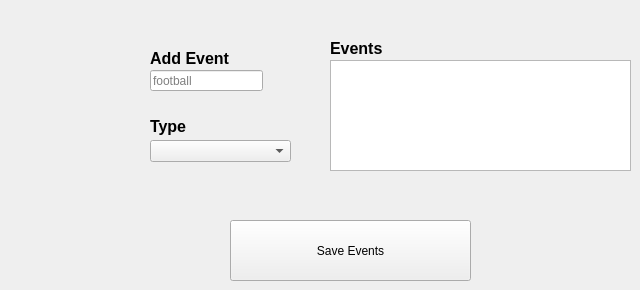
    <widget class="QWidget" name="page_add_events_form">
     <widget class="QListWidget" name="events_list_widget">
      <property name="geometry">
       <rect>
        <x>330</x>
        <y>60</y>
        <width>301</width>
        <height>111</height>
       </rect>
      </property>
     </widget>
     <widget class="QLineEdit" name="add_events_lineEdit">
      <property name="geometry">
       <rect>
        <x>150</x>
        <y>70</y>
        <width>113</width>
        <height>21</height>
       </rect>
      </property>
      <property name="placeholderText">
       <string>football</string>
      </property>
     </widget>
     <widget class="QLabel" name="add_events_label">
      <property name="geometry">
       <rect>
        <x>150</x>
        <y>50</y>
        <width>81</width>
        <height>16</height>
       </rect>
      </property>
      <property name="font">
       <font>
        <family>Arial</family>
        <pointsize>12</pointsize>
        <weight>75</weight>
        <bold>true</bold>
       </font>
      </property>
      <property name="text">
       <string>Add Event</string>
      </property>
     </widget>
     <widget class="QLabel" name="label_2">
      <property name="geometry">
       <rect>
        <x>330</x>
        <y>40</y>
        <width>121</width>
        <height>16</height>
       </rect>
      </property>
      <property name="font">
       <font>
        <family>Arial</family>
        <pointsize>12</pointsize>
        <weight>75</weight>
        <bold>true</bold>
       </font>
      </property>
      <property name="text">
       <string>Events</string>
      </property>
     </widget>
     <widget class="QComboBox" name="event_type_cb">
      <property name="geometry">
       <rect>
        <x>150</x>
        <y>140</y>
        <width>141</width>
        <height>22</height>
       </rect>
      </property>
      <property name="currentText">
       <string>Team</string>
      </property>
      <property name="placeholderText">
       <string>team</string>
      </property>
      <item>
       <property name="text">
        <string>Team</string>
       </property>
      </item>
      <item>
       <property name="text">
        <string>Individual</string>
       </property>
      </item>
     </widget>
     <widget class="QLabel" name="event_type_label">
      <property name="geometry">
       <rect>
        <x>150</x>
        <y>116</y>
        <width>41</width>
        <height>20</height>
       </rect>
      </property>
      <property name="font">
       <font>
        <family>Arial</family>
        <pointsize>12</pointsize>
        <weight>75</weight>
        <bold>true</bold>
       </font>
      </property>
      <property name="text">
       <string>Type</string>
      </property>
     </widget>
     <widget class="QPushButton" name="pushButton">
      <property name="geometry">
       <rect>
        <x>230</x>
        <y>220</y>
        <width>241</width>
        <height>61</height>
       </rect>
      </property>
      <property name="text">
       <string>Save Events</string>
      </property>
     </widget>
    </widget>
